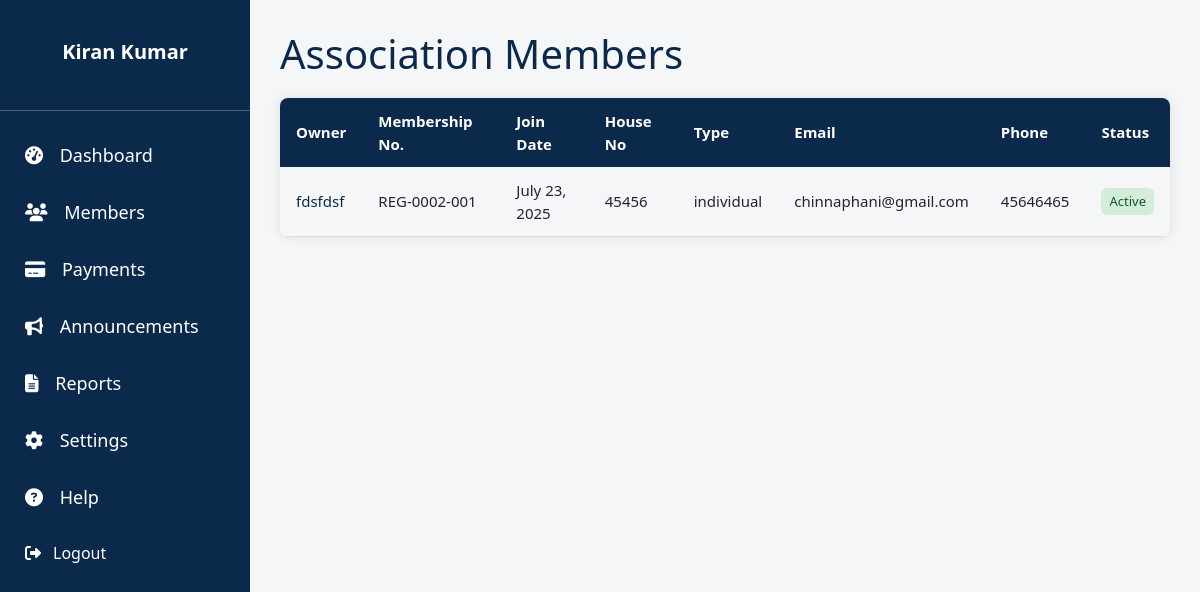
The app's page /members/ (signed in) with its own data.
### core/models.py (models this page shows, shortened)
class CustomUser(AbstractUser):
    mobile_number = models.CharField(max_length=15, blank=True, null=True)
    email = models.EmailField(blank=True, null=True)
    @property
    def association(self):
        membership = self.associationmembership_set.first()
        return membership.association if membership else None

### houses/models.py (models this page shows, shortened)
class House(models.Model):
    association = models.ForeignKey(Association, on_delete=models.CASCADE)
    house_number = models.CharField(max_length=50)
    owner_name = models.CharField(max_length=100)
    phone_number = models.CharField(max_length=15)
    email = models.EmailField(blank=True, null=True)
    membership_number = models.CharField(max_length=50, unique=True, blank=True)
    membership_date = models.DateField(default=current_date)
    active = models.BooleanField(default=True)
    house_type = models.CharField(max_length=50, choices=[
        ("individual", "Individual"),
        ("apartment", "Apartment"),
        ("mall", "Mall")
    ])
    latitude = models.FloatField(blank=True, null=True)
    longitude = models.FloatField(blank=True, null=True)

### houses/views.py (the view)
# urls.py: path('members/', views.members_view, name='members'),
@login_required
def members_view(request):
    association = request.user.association
    if not association:
        return HttpResponseForbidden("No association assigned to this user.")
    houses = House.objects.filter(association=association)
    return render(request, 'houses/members.html', {'houses': houses})

### associations/context_processors.py (called while the page is built)
def user_role_context(request):
    from associations.models import AssociationMembership  # ✅ Move import inside function
    role = None
    if request.user.is_authenticated:
        membership = AssociationMembership.objects.filter(user=request.user).first()
        if membership:
            role = membership.role
    return {'user_role': role}

### houses/templates/houses/members.html (shortened to what this page needs)
{% extends 'base.html' %}
{% block content %}
<h1 style="color: #0B294B; margin-bottom: 20px;">Association Members</h1>
<table class="styled-table">
  <thead>
    <tr>
      <th>Owner</th>
      <th>Membership No.</th>
      <th>Join Date</th>
      <th>House No</th>
      <th>Type</th>
      <th>Email</th>
      <th>Phone</th>
      <th>Status</th>
    </tr>
  </thead>
  <tbody>
    {% for house in houses %}
      <tr>
        <td><a href="{% url 'edit_house' house.pk %}">{{ house.owner_name }}</a></td>
        <td>{{ house.membership_number }}</td>
        <td>{{ house.membership_date }}</td>
        <td>{{ house.house_number }}</td>
        <td>{{ house.house_type }}</td>
        <td>{{ house.email|default:"-" }}</td>
        <td>{{ house.phone_number|default:"-" }}</td>
        <td>
          {% if house.active %}
            <span class="status-active">Active</span>
          {% else %}
            <span class="status-inactive">Inactive</span>
          {% endif %}
        </td>
      </tr>
    {% empty %}
      <tr>
        <td colspan="8" style="text-align: center;">No members found.</td>
      </tr>
    {% endfor %}
  </tbody>
</table>
{% endblock %}

### templates/base.html (shortened to what this page needs)
{% load static %}
<!DOCTYPE html>
<html lang="en">
<head>
  <link rel="stylesheet" href="https://cdnjs.cloudflare.com/ajax/libs/font-awesome/6.4.0/css/all.min.css"/>
<link href="https://cdn.jsdelivr.net/npm/bootstrap@5.3.0/dist/css/bootstrap.min.css" rel="stylesheet">
</head>
<body>
<div class="sidebar">
  <div class="menu-group">
    <h2>{{ request.user.get_full_name|default:request.user.username }}</h2>
    <hr style="width:100%;text-align:left;margin-left:0">
    <a class="menu-item" href="{% url 'admin-dashboard' %}"><i class="fas fa-tachometer-alt"></i> Dashboard</a>
    <a class="menu-item" href="{% url 'members' %}"><i class="fas fa-users"></i> Members</a>
    <a class="menu-item" href="{% url 'colonybilling:payment-list' %}"><i class="fas fa-credit-card"></i> Payments</a>
    <a class="menu-item" href="#"><i class="fas fa-bullhorn"></i> Announcements</a>
    <a class="menu-item" href="#"><i class="fas fa-file-alt"></i> Reports</a>
    <a class="menu-item" href="{% url 'colonybilling:association_fee_settings' %}"><i class="fas fa-cog"></i> Settings</a>
    <a class="menu-item" href="#"><i class="fas fa-question-circle"></i> Help</a>
    <form method="post" action="{% url 'logout' %}" class="logout-form">
      <button type="submit" class="menu-item logout-button">
        <i class="fas fa-sign-out-alt"></i> Logout
      </button>
    </form>
  </div>
</div>
<div class="content">
  {% block content %}
  {% endblock %}
</div>
</body>
</html>>

### templates/base.html (style rules this page uses)
body { margin: 0; font-family: 'Segoe UI', sans-serif; background-color: #f4f6f8; }
.sidebar { width: 250px; background-color: #0B294B; height: 100vh; color: white; position: fixed; top: 0; left: 0; display: flex; flex-direction: column; justify-content: space-between; }
.menu-group { padding-top: 40px; display: flex; flex-direction: column; }
.sidebar h2 { text-align: center; font-size: 20px; margin-bottom: 30px; padding: 0 10px; color: #fff; font-weight: bold; }
.menu-item { padding: 15px 25px; font-size: 18px; color: white; text-decoration: none; display: block; transition: background 0.3s ease; }
.menu-item i { margin-right: 12px; }
form.logout-form { margin: 0; padding: 0; }
.logout-button { background: none; border: none; color: white; font-size: 16px; padding: 15px 25px; text-align: left; width: 100%; cursor: pointer; display: flex; align-items: center; font-family: inherit; }
.content { margin-left: 250px; padding: 30px; }
.content h1 { color: #0B294B; }

### houses/templates/houses/members.html (style rules this page uses)
.styled-table { border-collapse: collapse; margin: 0 0 40px 0; font-size: 15px; width: 100%; max-width: 1000px; box-shadow: 0 0 12px rgba(0, 0, 0, 0.1); border-radius: 8px; overflow: hidden; }
.styled-table thead tr { background-color: #0B294B; color: #ffffff; text-align: left; }
.styled-table th, .styled-table td { padding: 12px 16px; }
.styled-table tbody tr { border-bottom: 1px solid #dddddd; }
.status-active { background-color: #d4edda; color: #155724; padding: 4px 8px; border-radius: 6px; font-size: 13px; display: inline-block; }
.styled-table a { color: #0B294B; text-decoration: none; font-weight: 500; }

### records on screen
CustomUser: user.get_full_name "Kiran Kumar"
House: owner_name "fdsfdsf", membership_number "REG-0002-001", membership_date "July 23, 2025", house_number "45456", house_type "individual", email "chinnaphani@gmail.com", phone_number "45646465", active "Active"
